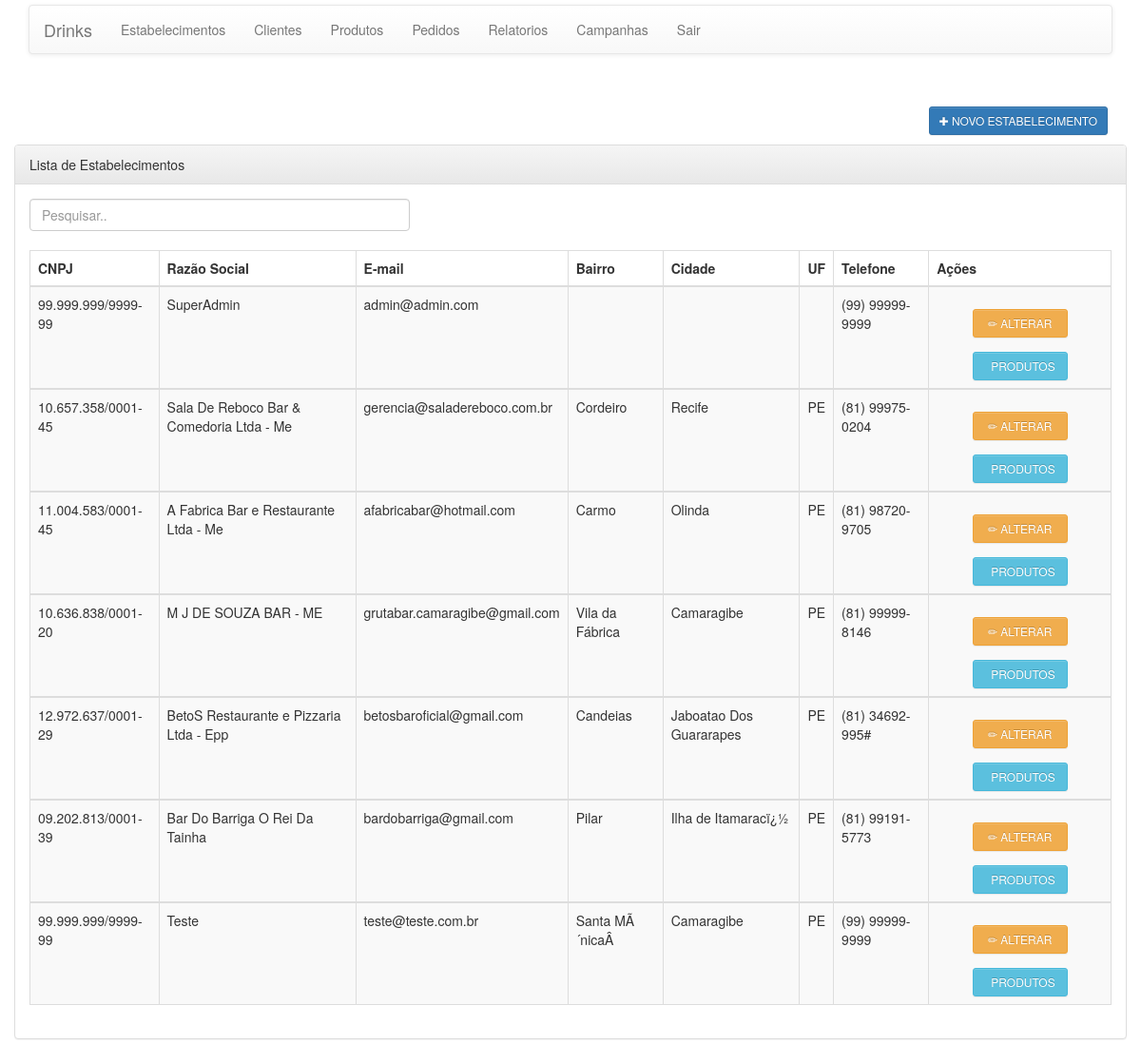
Page /pages/estabelecimento/lista.php (signed in) on the earlier database version.
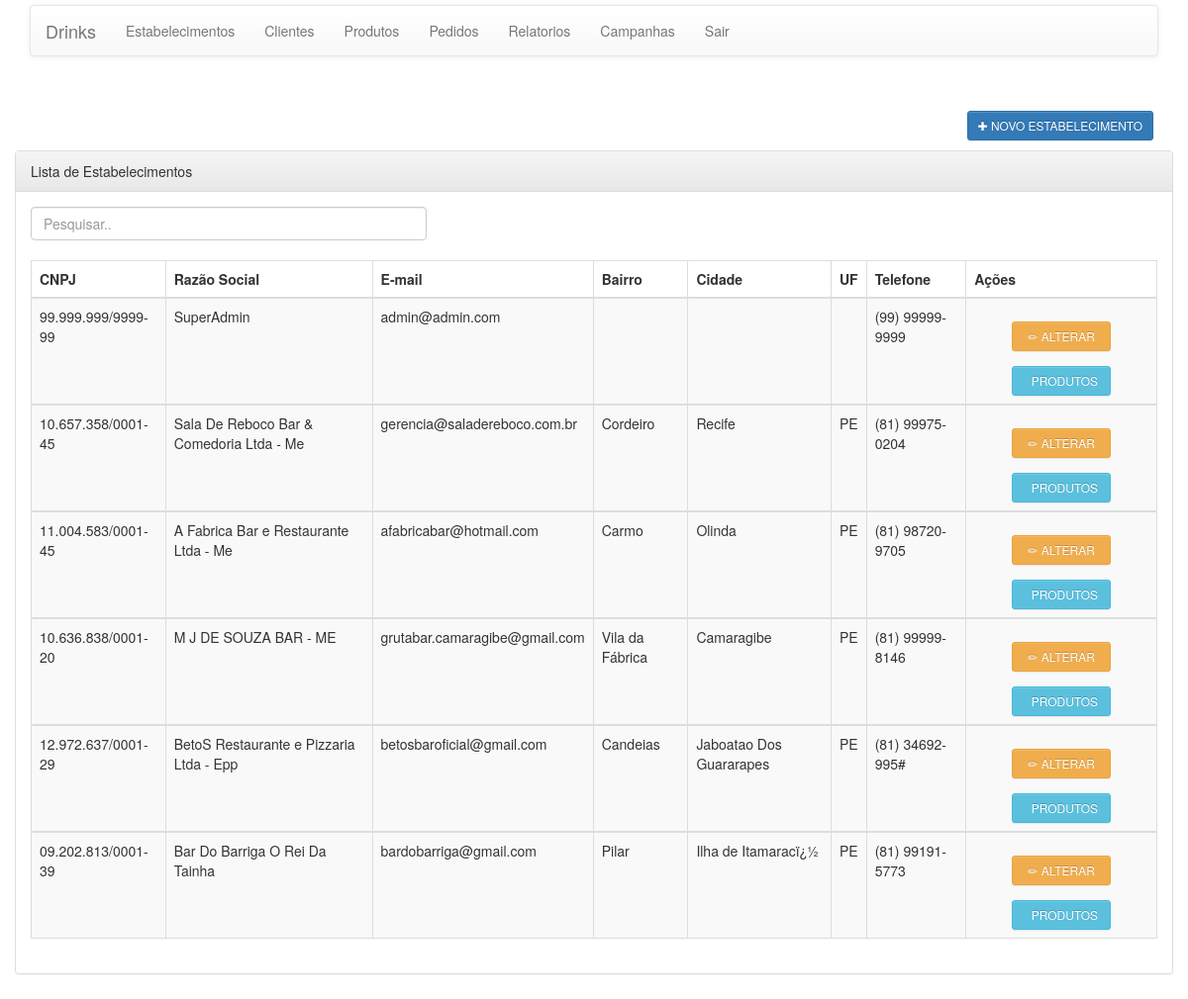
Same page on the later database version.
### tables this page shows
CREATE TABLE `estabelecimento` (
  `codEstabelecimento` int(11) NOT NULL,
  `cnpj` varchar(14) NOT NULL,
  `eMail` varchar(100) NOT NULL,
  `login` varchar(50) DEFAULT NULL,
  `bairro` varchar(50) DEFAULT NULL,
  `cep` varchar(9) DEFAULT NULL,
  `cidade` varchar(50) DEFAULT NULL,
  `latitude` varchar(12) DEFAULT NULL,
  `longitude` varchar(12) DEFAULT NULL,
  `numero` int(11) DEFAULT NULL,
  `rua` varchar(150) DEFAULT NULL,
  `uf` varchar(2) DEFAULT NULL,
  `nomeFantasia` varchar(100) NOT NULL,
  `razaoSocial` varchar(100) NOT NULL,
  `senha` varchar(16) NOT NULL,
  `telefone` varchar(11) NOT NULL,
  `administrador` tinyint(1) NOT NULL DEFAULT '0'
);

### resources/functions/DB_Functions.php (called while the page is built, shortened)
<?php
function buscarTodosOsRegistros($table = null)
{
    $found = null;
    try {
        $database = open_database();
        $sql = "SELECT * FROM " . $table;
        $result = $database->query($sql);
        if ($result->num_rows > 0) {
            $found = $result->fetch_all(MYSQLI_ASSOC);
        }
    } catch (Exception $e) {
        $_SESSION['message'] = $e->GetMessage();
        $_SESSION['type'] = 'danger';
    }
    return $found;
}

### pages/estabelecimento/lista.php (the view, shortened to what this page needs)
<?php
require_once ('../include/header.php');
require_once ('../menu/menu.php');
$codEstabelecimento = $_SESSION['codEstabelecimento'];
$dados = null;
if ($_SESSION['administrador'] == 1) {
    $dados = buscarTodosOsRegistros(ESTABELECIMENTO);
} else {
    $dados = buscarRegistroPorId(ESTABELECIMENTO, $codEstabelecimento, 'codEstabelecimento');
}
?>
<!DOCTYPE html>
<html lang="pt-br">
<head>
  <link rel="stylesheet" href="https://maxcdn.bootstrapcdn.com/bootstrap/3.3.7/css/bootstrap.min.css">
</head>
<body>
	<div class="container">
		<header>
			<div class="row">
        		<?php
        tituloDaListagem('', '');
        botaoNovo('adicionar.php', '&#10010', 'primary', 'Novo estabelecimento');
        ?>
    		</div>
		</header>
		<div class="row">
			<div class="panel panel-default">
				<div class="panel-heading">Lista de Estabelecimentos</div>
				<div class="panel-body">
					<input class="form-control" id="myInput" type="text"
						placeholder="Pesquisar.." style="width: 400px;"> <br>
					<table class="table table-bordered table-striped">
						<thead class="blue-grey lighten-4">
							<tr>
								<th>CNPJ</th>
								<th>Raz&atilde;o Social</th>
								<th>E-mail</th>
								<th>Bairro</th>
								<th>Cidade</th>
								<th>UF</th>
								<th>Telefone</th>
								<th align="center">A&ccedil;&otilde;es</th>
							</tr>
						</thead>
            				<?php
foreach ($dados as $estabelecimento) {
                    ?>
            				<tbody id="myTable">
							<tr>
								<td id="cnpj"><?php echo Mask('##.###.###/####-##',$estabelecimento['cnpj']); ?></td>
								<td><?php echo $estabelecimento['razaoSocial']; ?></td>
								<td><?php echo $estabelecimento['eMail']; ?></td>
								<td><?php echo $estabelecimento['bairro']; ?></td>
								<td><?php echo $estabelecimento['cidade']; ?></td>
								<td><?php echo $estabelecimento['uf']; ?></td>
								<td id="telefone"><?php echo Mask('(##) #####-####',$estabelecimento['telefone']); ?></td>
								<td align="center">
								<a title="Alterar" href="editar.php?codEstabelecimento=<?php echo  $estabelecimento['codEstabelecimento']?>"
									class="btn btn-sm btn-warning">&#9999; Alterar</a>
								<a href="../produto/lista.php?codEstabelecimento=<?php echo  $estabelecimento['codEstabelecimento']?>"
									class="btn btn-sm btn-info">&#x1a; Produtos</a></td>
							</tr>
						</tbody>
            				<?php }?>
            			</table>
				</div>
			</div>
		</div>
	</div>
</body>
</html>

### pages/include/header.php (shortened to what this page needs)
<?php
require_once ('../../resources/functions/DB_Functions.php');
require_once ('../../resources/functions/Functions.php');
?>
<!DOCTYPE html>
<html>
    <head>
        <link href="../../bootstrap-3.3.7/css/bootstrap.min.css" rel="stylesheet">
        <link href="../../bootstrap-3.3.7/css/bootstrap-theme.min.css" rel="stylesheet">
		<link href="../../bootstrap-3.3.7/css/estilo.css" rel="stylesheet" />
        <link type="text/css" rel="stylesheet" href="../../bootstrap-3.3.7/css/ui.css?ln=css" />
        <link type="text/css" rel="stylesheet" href="../../bootstrap-3.3.7/css/messages.css?ln=css" />
        <link type="text/css" rel="stylesheet" href="../../bootstrap-3.3.7/css/bootstrap.css?ln=css" />
        <link type="text/css" rel="stylesheet" href="../../bootstrap-3.3.7/css/sb-admin.css?ln=css" />
    </head>
</html>

### pages/menu/menu.php (shortened to what this page needs)
<div class="container">
	<nav class="navbar navbar-default">
		<div class="container-fluid">
			<div class="navbar-header">
				<a class="navbar-brand" >Drinks</a>
			</div>
			<div id="navbar" class="navbar-collapse collapse">
				<ul class="nav navbar-nav">
    					<?php if(!empty($_SESSION['administrador']) && $_SESSION['administrador'] == 1){?>
    					    <li><a href="../estabelecimento/lista.php">Estabelecimentos</a></li>
    						<li><a href="../cliente/lista.php">Clientes</a></li>
                                                <li><a href="../produto/lista.php">Produtos</a></li>
                                                <li><a href="../pedido/listarPedido.php">Pedidos</a></li>
                                                <li><a href="../estabelecimento/relatorios.php">Relatorios</a></li>
                                                <li><a href="../campanhas/campanhas.php">Campanhas</a></li>
                                                <li><a href="../login/login.php">Sair</a></li>
    					<?php }?>
				</ul>
			</div>
		</div>
	</nav>
</div>

### resources/functions/Functions.php
<?php
function isAdministrador()
{
    if ($_SESSION['administrador'] == 1) {
        return true;
    } else {
        return false;
    }
}
function tituloDaListagem($opcao1, $opcao2)
{
    $titulo = '<div class="col-sm-6">';
    if (isAdministrador()) {
        $titulo .= '<h2>' . $opcao1 . '</h2>';
    } else {
        $titulo .= '<h2>' . $opcao2 . '</h2>';
    }
    $titulo .= '</div>';
    echo $titulo;
}
function botaoNovo($ref, $icon, $tipo, $titulo)
{
    if (isAdministrador()) {
        $botao = '<div class="col-sm-6 text-right h2" align="right">';
        $botao .= '<a href="' . $ref . '" class=" btn btn-sm btn-' . $tipo . '">' . $icon . ' ' . $titulo . '</a>';
        $botao .= '</div>';
        echo $botao;
    }
}
function Mask($mask,$str){
    $str = str_replace(" ","",$str);
    for($i=0;$i<strlen($str);$i++){
        $mask[strpos($mask,"#")] = $str[$i];
    }
    return $mask;
}
?>

Differences in the rows shown:
removed estabelecimento: cnpj "99.999.999/9999-99", razaoSocial "Teste", eMail "teste@teste.com.br", bairro "Santa MÃ´nicaÂ", cidade "Camaragibe", uf "PE", telefone "(99) 99999-9999"
